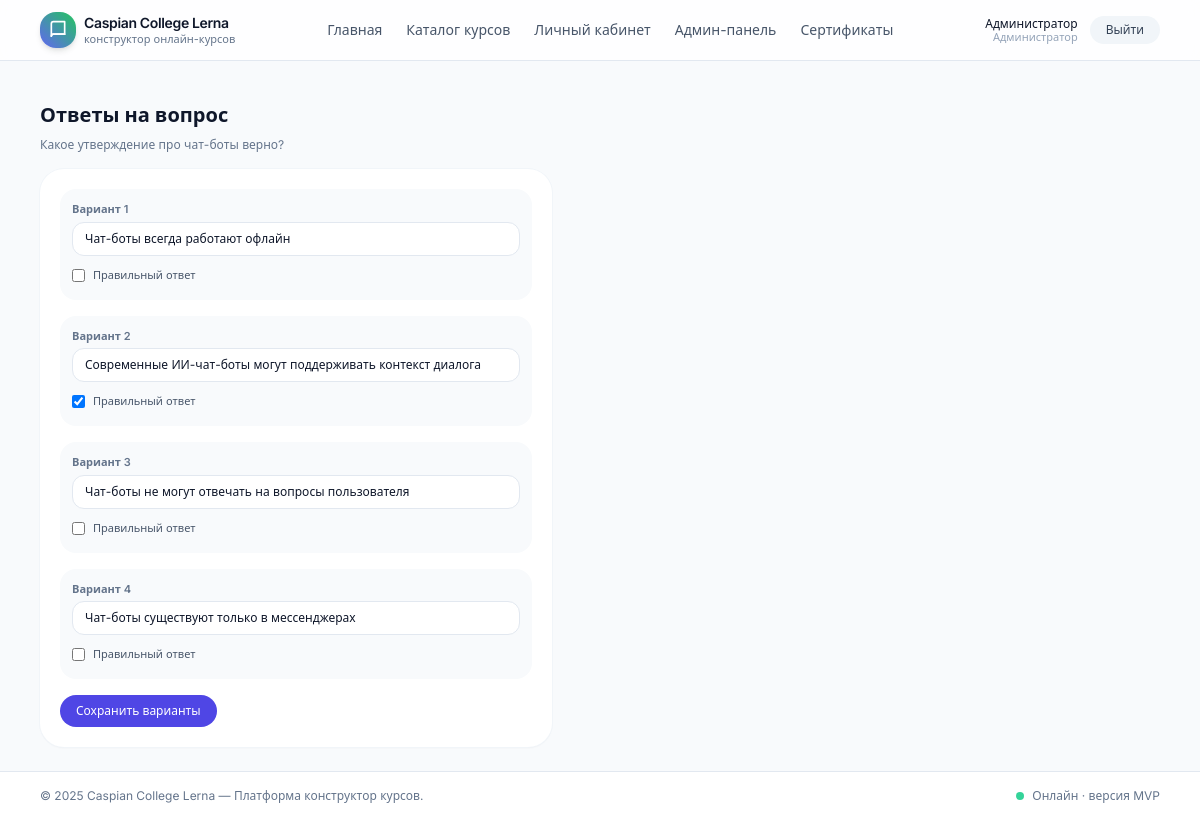
Page /admin/questions/29/answers (signed in) on the committed database.
### app/models.py (models this page shows, shortened)
class User(UserMixin, db.Model):
    __tablename__ = "users"
    id = db.Column(db.Integer, primary_key=True)
    email = db.Column(db.String(255), unique=True, nullable=False)
    password_hash = db.Column(db.String(255), nullable=False)
    full_name = db.Column(db.String(255), nullable=False)
    role = db.Column(db.String(20), default="student")  # 'student' или 'admin'
    created_at = db.Column(db.DateTime, default=datetime.utcnow)
    courses = db.relationship("UserCourse", back_populates="user", cascade="all, delete-orphan")
    lesson_progress = db.relationship("UserLessonProgress", back_populates="user", cascade="all, delete-orphan")
    test_attempts = db.relationship("UserTestAttempt", back_populates="user", cascade="all, delete-orphan")
    certificates = db.relationship("Certificate", back_populates="user", cascade="all, delete-orphan")
    def is_admin(self) -> bool:
        return self.role == "admin"

class Question(db.Model):
    __tablename__ = "questions"
    id = db.Column(db.Integer, primary_key=True)
    test_id = db.Column(db.Integer, db.ForeignKey("tests.id"), nullable=False)
    text = db.Column(db.Text, nullable=False)
    type = db.Column(db.String(20), default="single")  # single, multiple
    order_index = db.Column(db.Integer, default=0)
    points = db.Column(db.Integer, default=1)
    image_path = db.Column(db.String(255), nullable=True)
    explanation = db.Column(db.Text, nullable=True)
    test = db.relationship("Test", back_populates="questions")
    answer_options = db.relationship("AnswerOption", back_populates="question", cascade="all, delete-orphan")

class AnswerOption(db.Model):
    __tablename__ = "answer_options"
    id = db.Column(db.Integer, primary_key=True)
    question_id = db.Column(db.Integer, db.ForeignKey("questions.id"), nullable=False)
    text = db.Column(db.String(255), nullable=False)
    is_correct = db.Column(db.Boolean, default=False)
    question = db.relationship("Question", back_populates="answer_options")

### app/blueprints/admin/routes.py (the view, shortened to what this page needs)
@admin_bp.route("/questions/<int:question_id>/answers", methods=["GET", "POST"])
def answers_manage(question_id):
    question = Question.query.get_or_404(question_id)
    options = AnswerOption.query.filter_by(question_id=question.id).all()
    while len(options) < 4:
        options.append(None)
    return render_template("admin_answers_manage.html", question=question, options=options[:4])

### app/blueprints/admin/routes.py (called while the page is built)
def admin_required():
    if not current_user.is_authenticated or not current_user.is_admin():
        abort(403)

@admin_bp.before_request
def check_admin():
    admin_required()

### app/templates/admin_answers_manage.html (shortened to what this page needs)
{% extends "base.html" %}
{% block content %}
<h1 class="mb-2 text-xl font-semibold text-slate-900">Ответы на вопрос</h1>
<p class="mb-4 text-xs text-slate-500">
  {{ question.text }}
</p>
<form method="post" class="space-y-4 max-w-lg rounded-3xl bg-white p-5 shadow-sm ring-1 ring-slate-100">
  {% for i in range(4) %}
    {% set opt = options[i] %}
    <div class="rounded-2xl bg-slate-50 p-3">
      <p class="mb-1 text-[11px] font-semibold text-slate-500">Вариант {{ i + 1 }}</p>
      <input
        type="text"
        name="opt_text_{{ i + 1 }}"
        value="{{ opt.text if opt else '' }}"
        class="mb-2 w-full rounded-xl border border-slate-200 bg-white px-3 py-2 text-xs">
      <label class="inline-flex items-center gap-2 text-[11px] text-slate-600">
        <input type="checkbox" name="opt_correct_{{ i + 1 }}" {% if opt and opt.is_correct %}checked{% endif %}>
        Правильный ответ
      </label>
    </div>
  {% endfor %}
  <button
    class="rounded-full bg-primary-600 px-4 py-2 text-xs font-medium text-white hover:bg-primary-700">
    Сохранить варианты
  </button>
</form>
{% endblock %}

### app/templates/navbar.html (shortened to what this page needs)
<header class="border-b border-slate-200 bg-white/80 backdrop-blur">
  <div class="mx-auto flex max-w-6xl items-center justify-between px-4 py-3">
    <a href="{{ url_for('main.index') }}" class="flex items-center gap-2">
      <div class="flex h-9 w-9 items-center justify-center rounded-2xl bg-gradient-to-tr from-primary-500 to-accent text-white shadow-md">
        <svg xmlns="http://www.w3.org/2000/svg" class="h-5 w-5" viewBox="0 0 24 24" fill="none"
             stroke="currentColor" stroke-width="2" stroke-linecap="round" stroke-linejoin="round">
          <path d="M4 19.5A2.5 2.5 0 0 1 6.5 17H20"/>
          <path d="M4 4.5A2.5 2.5 0 0 1 6.5 2H20v15H6.5A2.5 2.5 0 0 0 4 19.5z"/>
        </svg>
      </div>
      <div class="flex flex-col leading-tight">
        <span class="text-sm font-semibold tracking-tight text-slate-900">Caspian College Lerna</span>
        <span class="text-[11px] text-slate-500">конструктор онлайн-курсов</span>
      </div>
    </a>
    <nav class="hidden items-center gap-6 text-sm text-slate-600 md:flex">
      <a href="{{ url_for('main.index') }}" class="hover:text-primary-600">Главная</a>
      <a href="{{ url_for('main.courses_list') }}" class="hover:text-primary-600">Каталог курсов</a>
      {% if current_user.is_authenticated %}
        <a href="{{ url_for('courses.dashboard') }}" class="hover:text-primary-600">Личный кабинет</a>
        {% if current_user.is_admin() %}
          <a href="{{ url_for('admin.dashboard') }}" class="hover:text-primary-600">Админ-панель</a>
          <a href="{{ url_for('admin.certificate_branding') }}" class="hover:text-primary-600">Сертификаты</a>
        {% endif %}
      {% endif %}
    </nav>
    <div class="flex items-center gap-3 text-sm">
      {% if current_user.is_authenticated %}
        <div class="hidden flex-col text-right text-xs leading-tight text-slate-600 sm:flex">
          <span class="font-medium text-slate-900">{{ current_user.full_name }}</span>
          <span class="text-[11px] text-slate-400">
            {% if current_user.is_admin() %}Администратор{% else %}Обучающийся{% endif %}
          </span>
        </div>
        <a href="{{ url_for('auth.logout') }}"
           class="rounded-full bg-slate-100 px-4 py-1.5 text-xs font-medium text-slate-700 hover:bg-slate-200">
          Выйти
        </a>
      {% endif %}
    </div>
  </div>
</header>

### app/static/css/styles.css (style rules this page uses)
body { background-color: #f8f9fa; }

### rows in the picture
User: full_name "Администратор"
Question: text "Какое утверждение про чат-боты верно?"
AnswerOption: text "Чат-боты всегда работают офлайн"
AnswerOption: text "Современные ИИ-чат-боты могут поддерживать контекст диалога", is_correct "☑"
AnswerOption: text "Чат-боты не могут отвечать на вопросы пользователя"
AnswerOption: text "Чат-боты существуют только в мессенджерах"

### other values in the picture
{{ i + 1 }} "1" "2" "3" "4"
{{ 2025 }} "2025"
